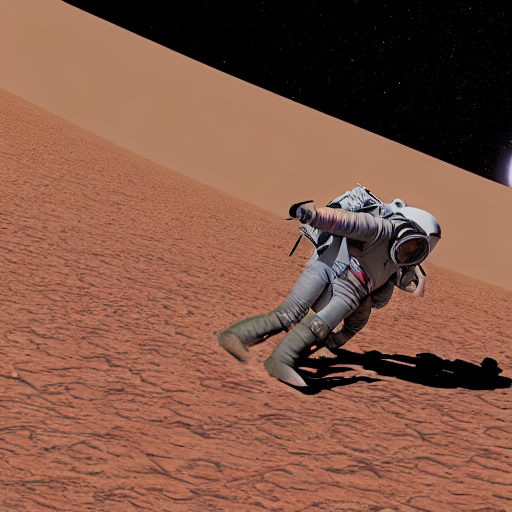

The Python source for this figure:
import torch
from logging import warning
from diffusers import StableDiffusionPipeline

pipe = StableDiffusionPipeline.from_pretrained("runwayml/stable-diffusion-v1-5", torch_dtype=torch.float16)
pipe = pipe.to("cuda")

def debug(step, timestep, latents):
    warning('Step:%d Timestep:%d', step, timestep)

prompt = "a photo of an astronaut riding a horse on mars"
image = pipe(prompt, num_inference_steps=50, callback=debug).images[0]
image.save("test-sd.png")
